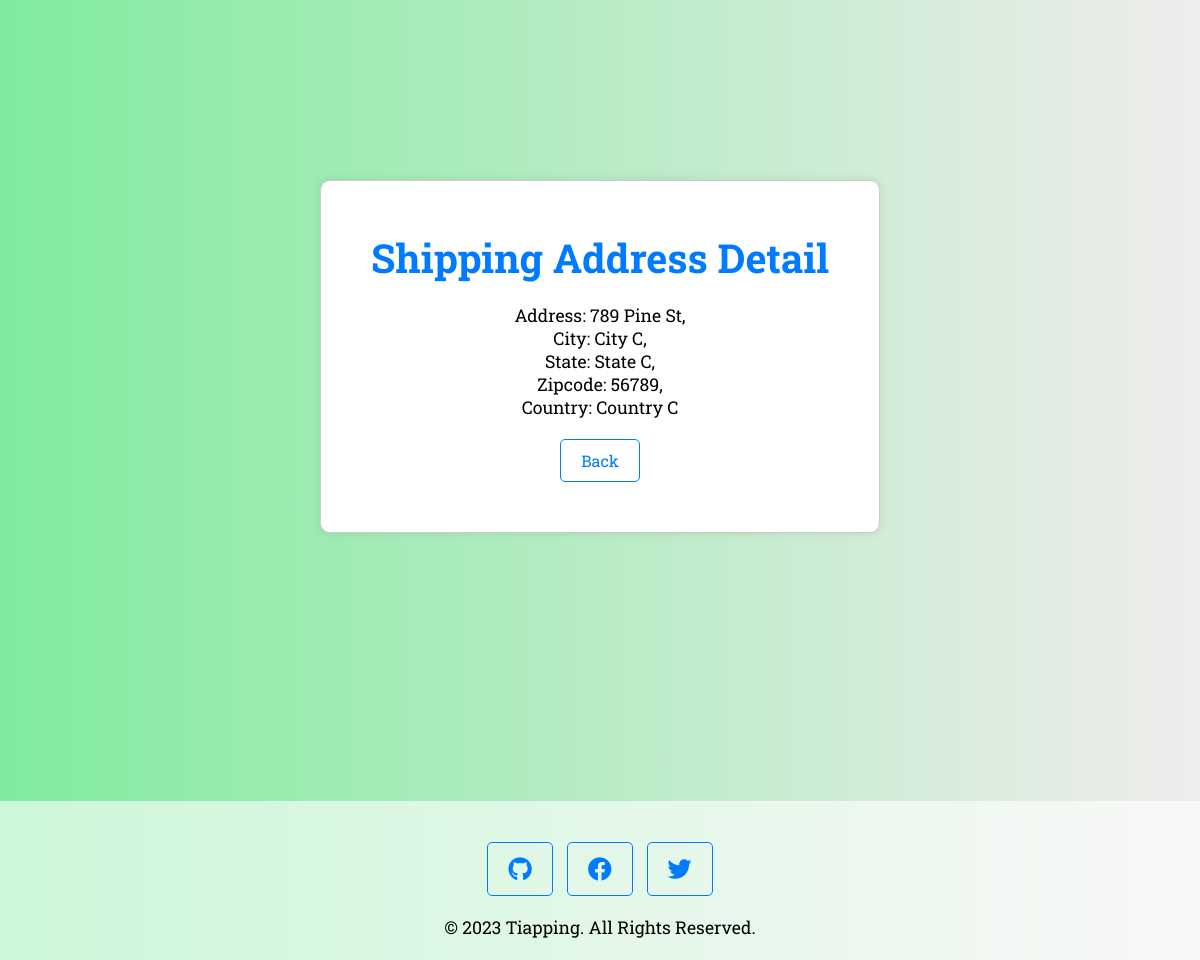
The app's page /shippingaddresses/1/ with its own data.
### application/models.py (models this page shows, shortened)
class ShippingAddress(models.Model):
    address = models.CharField(max_length=255)
    city = models.CharField(max_length=100)
    state = models.CharField(max_length=100)
    zipcode = models.CharField(max_length=10)
    country = models.CharField(max_length=100)

### application/views.py (the view)
# urls.py: path('shippingaddresses/<int:pk>/', ShippingAddressDetailView.as_view(), name='shippingaddress-detail'),
class ShippingAddressDetailView(DetailView):
    model = ShippingAddress
    template_name = 'shippingaddress_detail.html'  # replace with your template file name
    context_object_name = 'shipping_address'

### application/templates/shippingaddress_detail.html (shortened to what this page needs)
{% extends 'base.html' %}
{% block content %}
  <div class="address-detail">
    <h2>Shipping Address Detail</h2>
    <p>
      Address: {{ shipping_address.address }},<br>
      City: {{ shipping_address.city }},<br>
      State: {{ shipping_address.state }},<br>
      Zipcode: {{ shipping_address.zipcode }},<br>
      Country: {{ shipping_address.country }}
    </p>
    <a href="{% url 'shippingaddress-list'%}">Back</a>
  </div>
{% endblock %}

### application/static/css/style.css (style rules this page uses)
* { box-sizing: border-box; margin: 0; padding: 0; font-family: 'Roboto Slab'; }
body { background: linear-gradient(to right, rgba(128, 235, 158, 1), rgb(240, 237, 237)); background-size: cover; background-position: center; background-attachment: fixed; display: flex; flex-direction: column; min-height: 100vh; }
h2 { color: #333; }

### application/templates/shippingaddress_detail.html (style rules this page uses)
body { display: flex; align-items: center; justify-content: center; height: 120vh; margin: 0; background-color: #f8f9fa; }
.address-detail { margin-top: 120px; text-align: center; padding: 50px; border: 1px solid #ccc; border-radius: 10px; background-color: #fff; box-shadow: 0 0 10px rgba(0, 0, 0, 0.1); }
h2 { color: #007bff; font-size: 2.5em; margin-bottom: 20px; }
p { margin-top: 20px; font-size: 1.1em; }
a { display: inline-block; margin-top: 20px; text-decoration: none; color: #007bff; border: 1px solid #007bff; padding: 10px 20px; border-radius: 5px; transition: background-color 0.3s, color 0.3s; }

### records on screen
ShippingAddress: address "789 Pine St", city "City C", state "State C", zipcode "56789", country "Country C"
